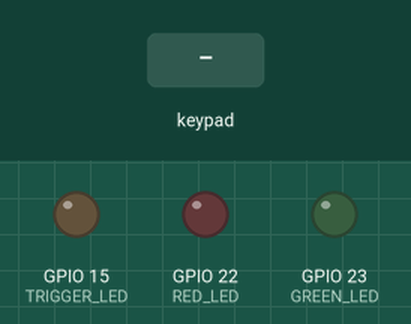
Simulated run of this sketch. Board: ESP32. Shown: output pins drawn as LEDs (lit = HIGH). Wiring (inferred from the names in the program): 24Cxx EEPROM at I2C address 0x50. Dashed ring = blinking. The inputs (shaded band) are chosen by the test bench. EEPROM starts erased; what the sketch prints to the serial monitor is not drawn.

Above: at 1.2 s.
1.3 s: keypad keys 1 3 1 2 1 4 2 7 # pressed 0.4 s apart
At 4.1 s:
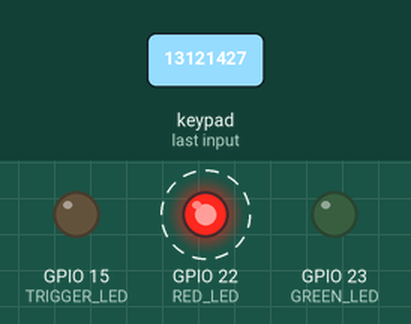
Timing chart, 0 to 7.2 s (numbered marks = the images above; inputs shaded):
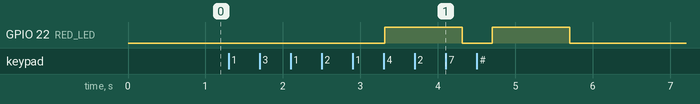

Measured:
- after the input at 1.3 s, GPIO 22 (RED_LED): alternates HIGH for 1.0 s and LOW for 0.39 s, 4 changes in all, then stays LOW, starting after 2.0 s

The sketch:

Pandorasbox.ino
```cpp
// Requies keypad libary by Mark Stanly and Alexander Brevig

#include <Keypad.h>
#include "esp_clk.h"
#include <Wire.h>
#include <WiFi.h>

// ESP32 as Access Point
const char* ssid     = "Pandorasbox WiFi access";
const char* password = "PBPasswordWIFI";
IPAddress ip(192, 168, 0, 2);
IPAddress gateway(192, 168, 0, 1);
IPAddress subnet(255, 255, 255, 0);

// UART communication
#define RX_PIN 18
#define TX_PIN 19
#define RX_PINB 3  // U0RXD, e.x. RX on devboard pinout, also the pins used if you don't specify specific pins for Serial.begin(baudrate)
#define TX_PINB 1  // more info: https://www.espressif.com/sites/default/files/documentation/esp32-wroom-32d_esp32-wroom-32u_datasheet_en.pdf

// I2C communication
#define eeprom 0x50 //defines the base address of the EEPROM
#define I2C_SDA 4
#define I2C_SCL 2

#define ROW_NUM 4
#define COLUMN_NUM 4
#define TRIGGER_LED 15
#define RED_LED 22
#define GREEN_LED 23

char PASSWORD[4];
char input_password[32];
int charCounter = 0;
int debugDelay = 0;
unsigned long timeStart;
unsigned long timeStop;

char keys[ROW_NUM][COLUMN_NUM] = {{'1','2','3', 'A'},{'4','5','6', 'B'},{'7','8','9', 'C'},{'*','0','#', 'D'}};
byte pin_rows[ROW_NUM] = {13, 12, 14, 27}; //connect to the row pinouts of the keypad
byte pin_column[COLUMN_NUM] = {26, 25, 33, 32}; //connect to the column pinouts of the keypad
Keypad keypad = Keypad( makeKeymap(keys), pin_rows, pin_column, ROW_NUM, COLUMN_NUM );

#define LONGREAD "According to Hesiod, when Prometheus stole fire from heaven, Zeus, the king of the gods, took vengeance by presenting Pandora to Prometheus' brother Epimetheus. Pandora opened a jar left in her care containing sickness, death and many other unspecified evils which were then released into the world. Though she hastened to close the container, only one thing was left behind usually translated as Hope, though it could also have the pessimistic meaning of 'deceptive expectation'. From this story has grown the idiom 'to open a Pandora's box', meaning to do or start something that will cause many unforeseen problems. A modern, more colloquial equivalent is 'to open a can of worms'. Pandora's box is a metaphor for something that brings about great troubles or misfortune, but also holds hope. This PCB contains many of nowadays common hardware security vulnerabilities and the hope that by showing how to spot them, they will disappear over time."

void setup(){
  Wire.begin(I2C_SDA, I2C_SCL);
  pinMode(RED_LED, OUTPUT);
  pinMode(GREEN_LED, OUTPUT);
  pinMode(TRIGGER_LED, OUTPUT);
  digitalWrite(TRIGGER_LED, LOW); //By default PIN 15 is HIGH, its the ESP32 pin that hides the boot message. Making it low, shows the boot message again and ensures normal working.
  uint32_t cpu_freq = esp_clk_cpu_freq();

  Serial.begin(115200, SERIAL_8N1, RX_PINB, TX_PINB);
  Serial.println("Starting application, running on an ESP32 with CPU frequency of: " + String(cpu_freq) + "hz");

  // Get PIN from EEPROM
  readEEPROMPIN(eeprom,1);
  Serial.println("Obtaining password from external EEPROM: " + String(PASSWORD));
  Serial2.begin(115200, SERIAL_8N1, RX_PIN, TX_PIN);

  // Setup WiFi Access Point
  WiFi.softAPConfig(ip, gateway, subnet);
  WiFi.softAP(ssid, password);
  Serial.println("WiFi in the air, pandoras box on IP: " + WiFi.softAPIP().toString());

  // Putting some UART comms out there
  Serial2.write(LONGREAD);
}

void blinkRED()
{
  digitalWrite(RED_LED, HIGH);
  delay(1000);
  digitalWrite(RED_LED, LOW);
}

void blinkGREEN()
{
  digitalWrite(GREEN_LED, HIGH);
  delay(1000);
  digitalWrite(GREEN_LED, LOW);
}

void resetPINBuffer()
{
  int i;
  for(i=0; i< charCounter; i++)
  {
    input_password[i] = '\0';
  }
  charCounter = 0;
}

int vulnerableCheckPassword()
{
  int i;

  for(i=0; i< sizeof(PASSWORD);i++)
  {
    delay(debugDelay);
    if(input_password[i] != PASSWORD[i])
    {
      return 0;
    }
  }
  Serial.println("Password correct"); //needed to cause a delay when the final digit is also correct. Normally a shell would pop :)
  return 1;
}

void loop()
{
  char key = keypad.getKey();
  int result;

  if(key)
  {
    if((key == '#' or charCounter > 4))
    {
      Serial.println("Checking PIN: " + String(input_password));
      timeStart = micros();
      Serial.println("Timestamp before password check: " + String(timeStart));
      digitalWrite(TRIGGER_LED, HIGH);
      result = vulnerableCheckPassword();
      digitalWrite(TRIGGER_LED, LOW);
      timeStop = micros();
      Serial.println("Timestamp after password check: " + String(timeStop) + " password check took: " + String(timeStop - timeStart) + " us");

      resetPINBuffer();
      if(result)
      {
        blinkGREEN();
      }
      else
      {
        blinkRED();
      }
    }
    else
    {
      input_password[charCounter] = key;
      charCounter = charCounter + 1;
    }
  }
}

void readEEPROMPIN(int deviceaddress, unsigned int eeaddress) {
  for (unsigned int i = 0; i < sizeof(PASSWORD); i++)
  {
    PASSWORD[i] = readEEPROM(deviceaddress, (eeaddress + i));
  }
}

byte readEEPROM(int deviceaddress, unsigned int eeaddress ) {
  byte rdata = 0xFF;
  Wire.beginTransmission(deviceaddress);
  Wire.write((int)(eeaddress >> 8));      //writes the MSB (>> is the right shift operator, shifting eeadress bytes with 8 positions to the right)
  Wire.write((int)(eeaddress & 0xFF));    //writes the LSB (& is the bitwise AND operator)
  Wire.endTransmission();
  Wire.requestFrom(deviceaddress,1);
  if (Wire.available())
    rdata = Wire.read();
  return rdata;
}
```
